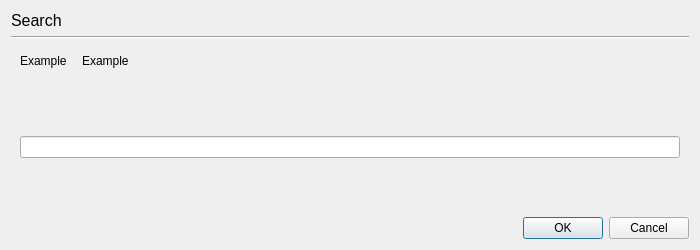
<?xml version="1.0" encoding="UTF-8"?>
<ui version="4.0">
 <class>Dialog</class>
 <widget class="QDialog" name="Dialog">
  <property name="geometry">
   <rect>
    <x>0</x>
    <y>0</y>
    <width>700</width>
    <height>250</height>
   </rect>
  </property>
  <property name="sizePolicy">
   <sizepolicy hsizetype="Fixed" vsizetype="Fixed">
    <horstretch>0</horstretch>
    <verstretch>0</verstretch>
   </sizepolicy>
  </property>
  <property name="windowTitle">
   <string>Search</string>
  </property>
  <property name="locale">
   <locale language="English" country="UnitedStates"/>
  </property>
  <layout class="QVBoxLayout" name="DialogLayout">
   <item>
    <widget class="QLabel" name="window_title">
     <property name="sizePolicy">
      <sizepolicy hsizetype="Preferred" vsizetype="Fixed">
       <horstretch>0</horstretch>
       <verstretch>0</verstretch>
      </sizepolicy>
     </property>
     <property name="font">
      <font>
       <pointsize>12</pointsize>
      </font>
     </property>
     <property name="text">
      <string>Search</string>
     </property>
    </widget>
   </item>
   <item>
    <widget class="Line" name="line">
     <property name="orientation">
      <enum>Qt::Horizontal</enum>
     </property>
    </widget>
   </item>
   <item>
    <widget class="QWidget" name="searchHelperArea" native="true">
     <layout class="QFormLayout" name="searchHelperAreaLayout">
      <property name="horizontalSpacing">
       <number>15</number>
      </property>
      <item row="0" column="0">
       <widget class="QLabel" name="searchExampleLabel">
        <property name="text">
         <string>Example</string>
        </property>
        <property name="alignment">
         <set>Qt::AlignLeading|Qt::AlignLeft|Qt::AlignTop</set>
        </property>
       </widget>
      </item>
      <item row="0" column="1">
       <widget class="QLabel" name="searchExample">
        <property name="sizePolicy">
         <sizepolicy hsizetype="Ignored" vsizetype="Preferred">
          <horstretch>0</horstretch>
          <verstretch>0</verstretch>
         </sizepolicy>
        </property>
        <property name="text">
         <string>Example</string>
        </property>
        <property name="alignment">
         <set>Qt::AlignLeading|Qt::AlignLeft|Qt::AlignTop</set>
        </property>
       </widget>
      </item>
     </layout>
    </widget>
   </item>
   <item>
    <widget class="QStackedWidget" name="queryArea">
     <property name="currentIndex">
      <number>0</number>
     </property>
     <widget class="QWidget" name="queryPage">
      <layout class="QVBoxLayout" name="queryPageLayout">
       <item>
        <widget class="QLineEdit" name="query"/>
       </item>
      </layout>
     </widget>
     <widget class="QWidget" name="queryComboBoxPage">
      <layout class="QVBoxLayout" name="queryComboBoxPageLayout">
       <item>
        <widget class="QComboBox" name="queryComboBox">
         <property name="editable">
          <bool>true</bool>
         </property>
        </widget>
       </item>
      </layout>
     </widget>
     <widget class="QWidget" name="searchPage">
      <layout class="QVBoxLayout" name="searchPageLayout">
       <item>
        <widget class="QLabel" name="searchProgress">
         <property name="text">
          <string>Search Progress</string>
         </property>
        </widget>
       </item>
      </layout>
     </widget>
    </widget>
   </item>
   <item>
    <widget class="QDialogButtonBox" name="buttonBox">
     <property name="orientation">
      <enum>Qt::Horizontal</enum>
     </property>
     <property name="standardButtons">
      <set>QDialogButtonBox::Cancel|QDialogButtonBox::Ok</set>
     </property>
    </widget>
   </item>
  </layout>
 </widget>
 <resources/>
 <connections>
  <connection>
   <sender>buttonBox</sender>
   <signal>accepted()</signal>
   <receiver>Dialog</receiver>
   <slot>accept()</slot>
   <hints>
    <hint type="sourcelabel">
     <x>248</x>
     <y>254</y>
    </hint>
    <hint type="destinationlabel">
     <x>157</x>
     <y>274</y>
    </hint>
   </hints>
  </connection>
  <connection>
   <sender>buttonBox</sender>
   <signal>rejected()</signal>
   <receiver>Dialog</receiver>
   <slot>reject()</slot>
   <hints>
    <hint type="sourcelabel">
     <x>316</x>
     <y>260</y>
    </hint>
    <hint type="destinationlabel">
     <x>286</x>
     <y>274</y>
    </hint>
   </hints>
  </connection>
 </connections>
</ui>
